Frame 1 (no input): blank canvas, image omitted
Frame 60 (no input): blank canvas, image omitted
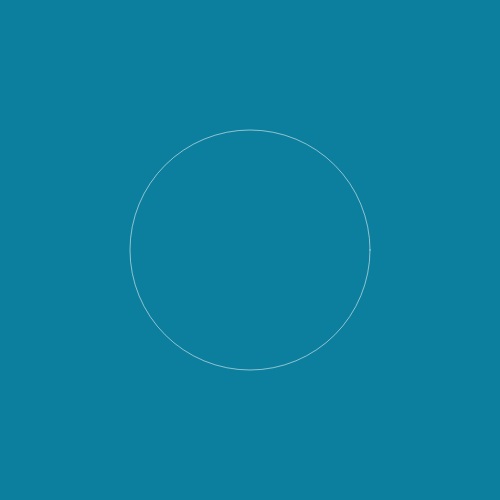
Frame 120 (the mouse pressed at the canvas centre since frame 60)

The p5.js sketch whose frames 1 and 60 were blank and that drew this single picture after the mouse press (run headless with seeded random() and noise() and a simulated clock; from frame 60 on, the mouse is pressed at the canvas centre):

// p5.js sketch
// ── sketch.js
let ripples = [];

function setup() {
  createCanvas(500, 500);
  noFill();
  stroke(2);
}

function draw() {
  background(13, 127, 158);

  for (let i = ripples.length - 1; i >= 0; i--) {
    ripples[i].update();
    ripples[i].display();

    if (ripples[i].isFinished()) {
      ripples.splice(i, 1);
    }
  }
}

function mousePressed() {
  ripples.push(new Ripple(mouseX, mouseY));
}

class Ripple {
  constructor(x, y) {
    this.x = x;
    this.y = y;
    this.radius = 0;
    this.alpha = 255;
    this.growth = 2;
    this.fadeSpeed = 2;
  }

  update() {
    this.radius += this.growth;
    this.alpha -= this.fadeSpeed;
  }

  display() {
    stroke(255, this.alpha);
    ellipse(this.x, this.y, this.radius * 2);
  }

  isFinished() {
    return this.alpha <= 0;
  }
}
